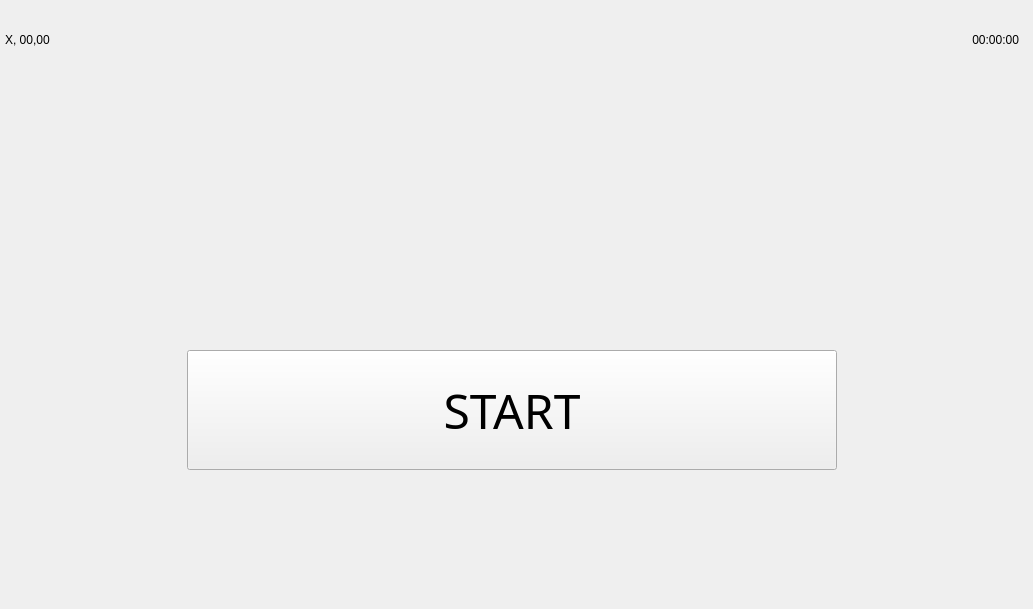
   <widget class="QWidget" name="start">
    <widget class="QLabel" name="label_start">
     <property name="geometry">
      <rect>
       <x>0</x>
       <y>0</y>
       <width>1024</width>
       <height>600</height>
      </rect>
     </property>
     <property name="text">
      <string/>
     </property>
     <property name="pixmap">
      <pixmap>emoto1.png</pixmap>
     </property>
    </widget>
    <widget class="QPushButton" name="button_start">
     <property name="geometry">
      <rect>
       <x>187</x>
       <y>350</y>
       <width>650</width>
       <height>120</height>
      </rect>
     </property>
     <property name="font">
      <font>
       <family>Calibri Light</family>
       <pointsize>36</pointsize>
       <weight>37</weight>
       <italic>false</italic>
       <bold>false</bold>
      </font>
     </property>
     <property name="styleSheet">
      <string notr="true">	border-style: solid;
	border-width: 3px;
	border-radius: 16px;
	color: rgb(146, 150, 150);
	font: 300 36pt &quot;Calibri Light&quot;;
	background-image (&quot;C:\Users\mjszo\Desktop\1\graphic\blang.png&quot;)</string>
     </property>
     <property name="text">
      <string>START</string>
     </property>
    </widget>
    <widget class="QLabel" name="label_date_start">
     <property name="geometry">
      <rect>
       <x>5</x>
       <y>10</y>
       <width>411</width>
       <height>60</height>
      </rect>
     </property>
     <property name="styleSheet">
      <string notr="true">	color: rgb(146, 150, 150);
	font: 300 36pt &quot;Calibri Light&quot;;
	background-image (&quot;C:\Users\mjszo\Desktop\1\graphic\blang.png&quot;)</string>
     </property>
     <property name="text">
      <string>X, 00,00</string>
     </property>
     <property name="alignment">
      <set>Qt::AlignLeading|Qt::AlignLeft|Qt::AlignVCenter</set>
     </property>
    </widget>
    <widget class="QLabel" name="label_hour_start">
     <property name="geometry">
      <rect>
       <x>788</x>
       <y>10</y>
       <width>231</width>
       <height>60</height>
      </rect>
     </property>
     <property name="styleSheet">
      <string notr="true">	color: rgb(146, 150, 150);
	font: 300 36pt &quot;Calibri Light&quot;;
	background-image (&quot;C:\Users\mjszo\Desktop\1\graphic\blang.png&quot;)</string>
     </property>
     <property name="text">
      <string>00:00:00</string>
     </property>
     <property name="alignment">
      <set>Qt::AlignRight|Qt::AlignTrailing|Qt::AlignVCenter</set>
     </property>
    </widget>
   </widget>
